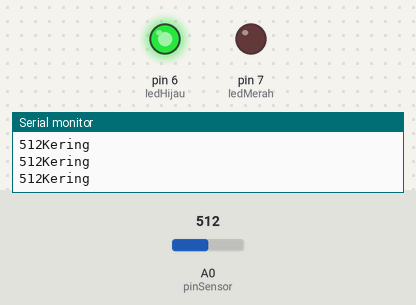
A sketch run on a simulated Arduino Uno, built with avr-gcc and run on an emulated ATmega328P. Shown: output pins drawn as LEDs (lit = HIGH), the last lines printed to the serial monitor. The test bench sets the inputs (shaded band); at power-on: A0 (pinSensor) = 512.

Above: at 1.3 s.
1.4 s: A0 (pinSensor) set to 483
At 2.2 s:
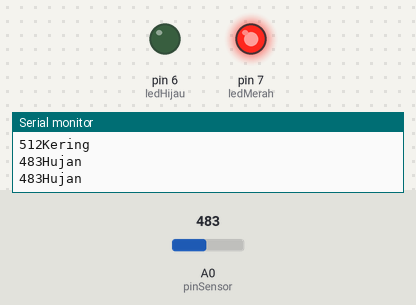
3.0 s: A0 (pinSensor) set to 510
At 3.4 s:
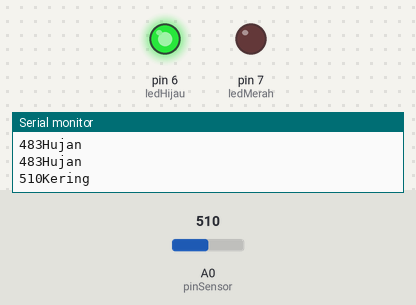
4.5 s: A0 (pinSensor) set to 490
At 5.8 s:
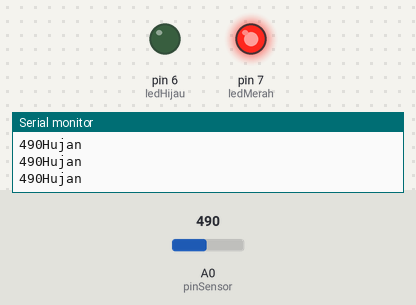
Timing chart, 0 to 7.5 s (numbered marks = the images above; inputs shaded):
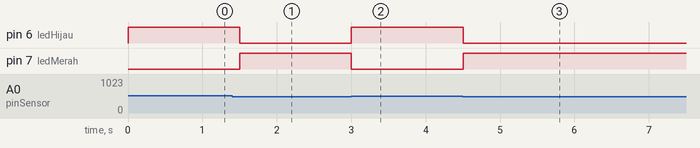

Measured:
- the behaviour switches between 500 and 499 on A0 (pinSensor) (found by bisection; images 0 and 1)
- after the input at 1.4 s, pin 6 (ledHijau): HIGH → LOW after 0.10 s; pin 7 (ledMerah): LOW → HIGH after 0.10 s
- after the input at 3.0 s, pin 6 (ledHijau): LOW → HIGH at once; pin 7 (ledMerah): HIGH → LOW at once
- after the input at 4.5 s, pin 6 (ledHijau): HIGH → LOW at once; pin 7 (ledMerah): LOW → HIGH at once

The sketch:

RainSensor.ino
```cpp
//Deklarasi pin sensor hujan
int pinSensor = A0;
int ledHijau = 6;
int ledMerah = 7;

// batas kalibrasi sensor bisa diubah disesuaikan kondisi
int thresholdValue = 500;

void setup(){
//pengaturan pin input/output
pinMode(pinSensor, INPUT);
pinMode(ledHijau, OUTPUT);
pinMode(ledMerah, OUTPUT);

//
digitalWrite(ledHijau, LOW);  // led hijau mati
digitalWrite(ledMerah, LOW);  // led merah mati
Serial.begin(9600);
}

void loop() {
// baca input pada pin analog 0:
int sensorValue = analogRead(pinSensor);

Serial.print(sensorValue);

if(sensorValue < thresholdValue){
  Serial.println("Hujan");
  digitalWrite(ledHijau, LOW);   //led hijau mati
  digitalWrite(ledMerah, HIGH);  //led merah nyala
}
  else {
    Serial.println("Kering");
    digitalWrite(ledHijau, HIGH);  //led hijau nyala
    digitalWrite(ledMerah, LOW);   //led merah mati
  }
  delay(500);
}
```
